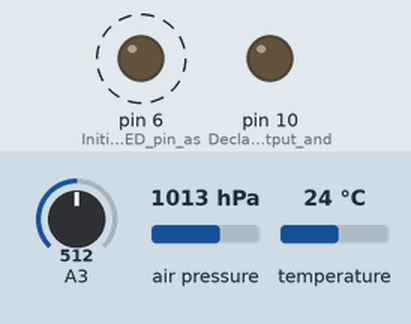
Recording of a sketch running on a simulated Arduino Uno, built with avr-gcc and run on an emulated ATmega328P. Parts: output pins drawn as LEDs (lit = HIGH). Dashed ring = blinking. Inputs (shaded band) come from the test bench; at power-on: air pressure 1013 hPa, A3 = 512, temperature 24 °C. Storage starts empty; what the sketch prints to the serial monitor is not drawn.

Above: at 1.5 s.
1.6 s: air pressure set to 952 hPa
5.8 s: A3 set to 716
9.7 s: temperature set to 12 °C
13.7 s: A3 set to 900
17.6 s: air pressure set to 1025 hPa
At 17.6 s:
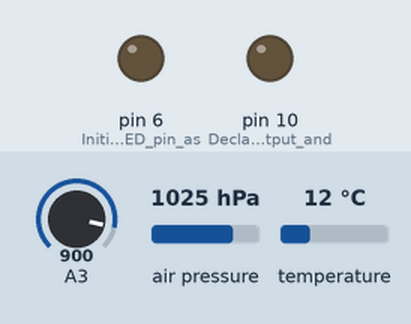
At 19.3 s:
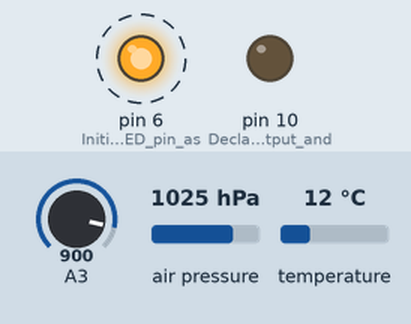
Timing chart, 0 to 22.1 s (numbered marks = the images above; inputs shaded):
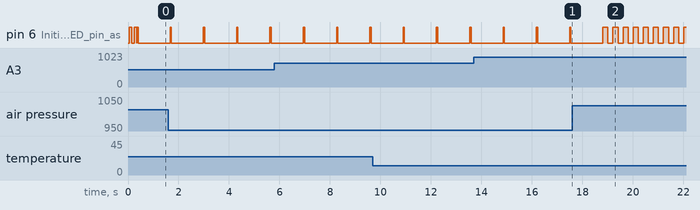

The sketch:

CanSat.ino
```cpp
// Used Arduino examples as starting point

#include <Adafruit_MPL3115A2.h>
#include <SD.h>
#include<SPI.h>
#include <String.h>
#include <Wire.h>

Adafruit_MPL3115A2 baro = Adafruit_MPL3115A2();

float voltage;
String data;
float P0, missionTime,h,tempC, pressure = 0;
int ascending_check, packageNumber = 0;

File theSensorData; //File for sensor data

void setup()
{
  Serial.begin(9600);

  baro.begin();
  P0 = baro.getPressure();

  pinMode(10, OUTPUT); //Declare 10 an output and reserve it
  SD.begin(8); //Initialize the SD card reader
  pinMode(6, OUTPUT); //Initialize the LED pin as an output.
  pinMode(A3, INPUT);

  // Two beeps if data is written successfully on the card
  if (SD.begin(8))
  {
    digitalWrite(6, HIGH);
    delay(100);
    digitalWrite(6, LOW);
    delay(100);
    digitalWrite(6, HIGH);
    delay(100);
    digitalWrite(6, LOW);
  }

  if (!baro.begin())
  {
    //Three beeps if the sensor isn't working.
    for(int soundNo = 1; soundNo <= 3; soundNo ++)
    {
      digitalWrite(6, HIGH);
      delay(100);
      digitalWrite(6, LOW);
      delay(100);

    }
  }
}

void loop()
{
  voltage = (float)analogRead(A3)/1023*5*2;

  missionTime = millis(); //time in milliseconds

  // The pressure is in Pascals.
  pressure = baro.getPressure();
  tempC = baro.getTemperature();

  // calculate altitude using the Barometric Equation
  h = ((pow(P0/pressure, 1.0/5.257) - 1) * (tempC + 273.15))/0.0065;

  packageNumber ++;

  //Beep continuosly when landing.
  if (h >= 50)
    ascending_check = 1;

  if ((h < 10) && (ascending_check == 1))
  {
     while(1)
     {
       digitalWrite(6, HIGH);
       delay(200);
       digitalWrite(6, LOW);
       delay(200);
     }
   }

  theSensorData = SD.open("Data.txt", FILE_WRITE);
  if (theSensorData)
  {
    digitalWrite(6, HIGH);
    delay(50);
    digitalWrite(6, LOW);

    //write package number, temperature, height, pressure and time data to card
    //close the file
    theSensorData.print(packageNumber);
    theSensorData.print(",");
    theSensorData.print(tempC);
    theSensorData.print(",");
    theSensorData.print(h);
    theSensorData.print(",");
    theSensorData.print(pressure);
    theSensorData.print(",");
    theSensorData.print(missionTime);
    theSensorData.print(",");
    theSensorData.println(voltage);

    theSensorData.close();
  }

  delay(1000);

  data = String(String(packageNumber) + ',' + String(tempC) + ',' + String(h) + ',' + String(pressure) + ',' + String(missionTime) + ',' + String(voltage));

  // send data to ground
  sendFrame(Serial, data);
  Serial.println(",");
  delay(250);

}

// the following code was taken from: https://drive.google.com/open?id=1_CPOG4x81SkBJj8z7y7SU-G0MbjUABFo

//Lawrence France 9454745
//27/02/18
//xbee_send_function

//Adaptation of best_send_function for CanSat workshop on Radio Communications 28/02/17
//Sketch to send an API frame with an Xbee via Serial port

//Xbee send function
//Need collected sensor payload as a single comma delimited string, with serial stream designated
void sendFrame(Stream &_serial, String data) {

  //setup serial stream
  Stream* serial;
  serial = &_serial;

  // API frame structure
  // start    lengthx2    type    ID    addressx8   option    datax   checksum

  //constant variables
  uint8_t START_BYTE      = 0x7e;
  uint8_t frameType       = 0x00;
  uint8_t frameID         = 0x01;
  uint8_t addressHigh[]   = {0x00, 0x13, 0xa2, 0x00};
  uint8_t addressLow[]    = {0x41, 0x62, 0xd2, 0xb2};
  uint8_t optionByte      = 0x00;

  //constant payload
  String teamCode("DDDD");
  String which_system("EEEE");

  //calculating sum of addHigh for checksum
  uint8_t addressHighSum = 0;
  for (int i = 0; i < sizeof(addressHigh); i++) {
    addressHighSum += addressHigh[i];
  }
  //Serial.println(addressHighSum, HEX);

  //calculating sum of addLow for checksum
  uint8_t addressLowSum = 0;
  for (int i = 0; i < sizeof(addressLow); i++) {
    addressLowSum += addressLow[i];
  }
  //Serial.println(addressLowSum, HEX);

  //concatenate payload with constant 7622, data (or container) at beginning
  String fullPayload = String(String(teamCode) + ',' + String(which_system) + ',' + data);

  //calculating sum of data for checksum
  uint8_t payloadSum = 0;
  uint8_t payloadBytes[fullPayload.length()];
  fullPayload.getBytes(payloadBytes,fullPayload.length());
  for (int i = 0; i<fullPayload.length(); i++) {
    payloadSum += payloadBytes[i];
  }
  //Serial.println(payloadSum, HEX);

  //calculate length bytes (between length bytes and checksum)
  //(frame is type, ID, address, option, data  )
  int frameLength = 2 + sizeof(addressHigh) + sizeof(addressLow) + 1 + fullPayload.length();
  //Serial.println(frameLength);

  //split length integer into 2 bytes
  uint8_t msbLen = (frameLength >> 8) & 0xff;
  uint8_t lsbLen = frameLength & 0xff;
  //Serial.println(msbLen, HEX); Serial.println(lsbLen, HEX);

  //checksum is FF minus 8-bit sum of bytes themselves (not count of bytes) between length and checksum bytes
  uint8_t checkSum = 0xff - ((frameType + frameID + addressHighSum + addressLowSum + optionByte + payloadSum) & 0xff);
  //Serial.println(checkSum, HEX);

  //write API frame to serial B-)
  serial->write(START_BYTE);
  serial->write(msbLen);
  serial->write(lsbLen);
  serial->write(frameType);
  serial->write(frameID);
  serial->write(addressHigh, sizeof(addressHigh));
  serial->write(addressLow, sizeof(addressLow));
  serial->write(optionByte);
  serial->write(payloadBytes, fullPayload.length());
  serial->write(checkSum);
}
```

Measured:
- after the input at 17.6 s, pin 6 (Initialize_the_LED_pin_as): alternates HIGH for 0.20 s and LOW for 0.20 s, starting after 1.4 s
- by itself, pin 6 (Initialize_the_LED_pin_as): alternates HIGH for 0.05 s and LOW for 1.3 s
